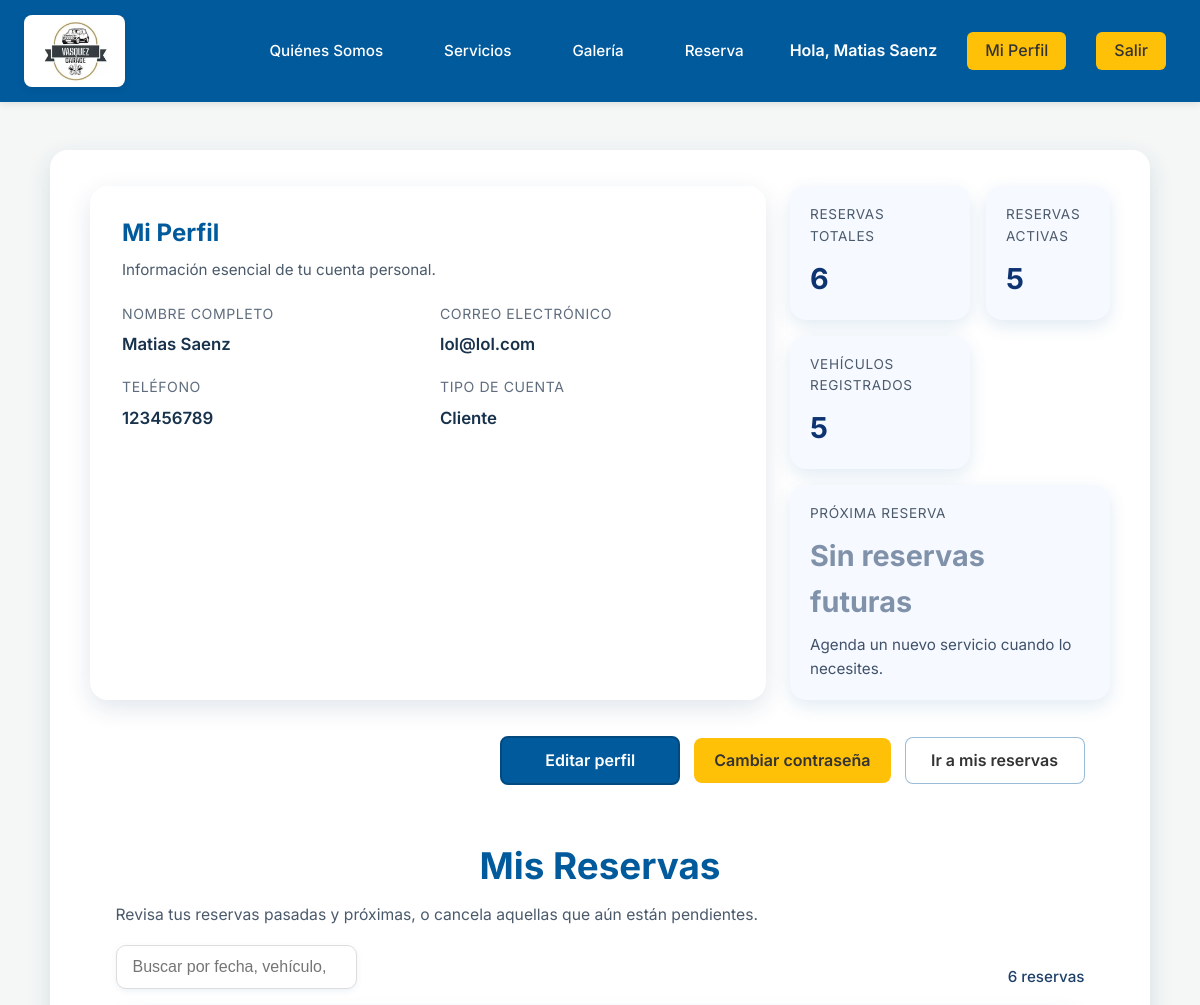
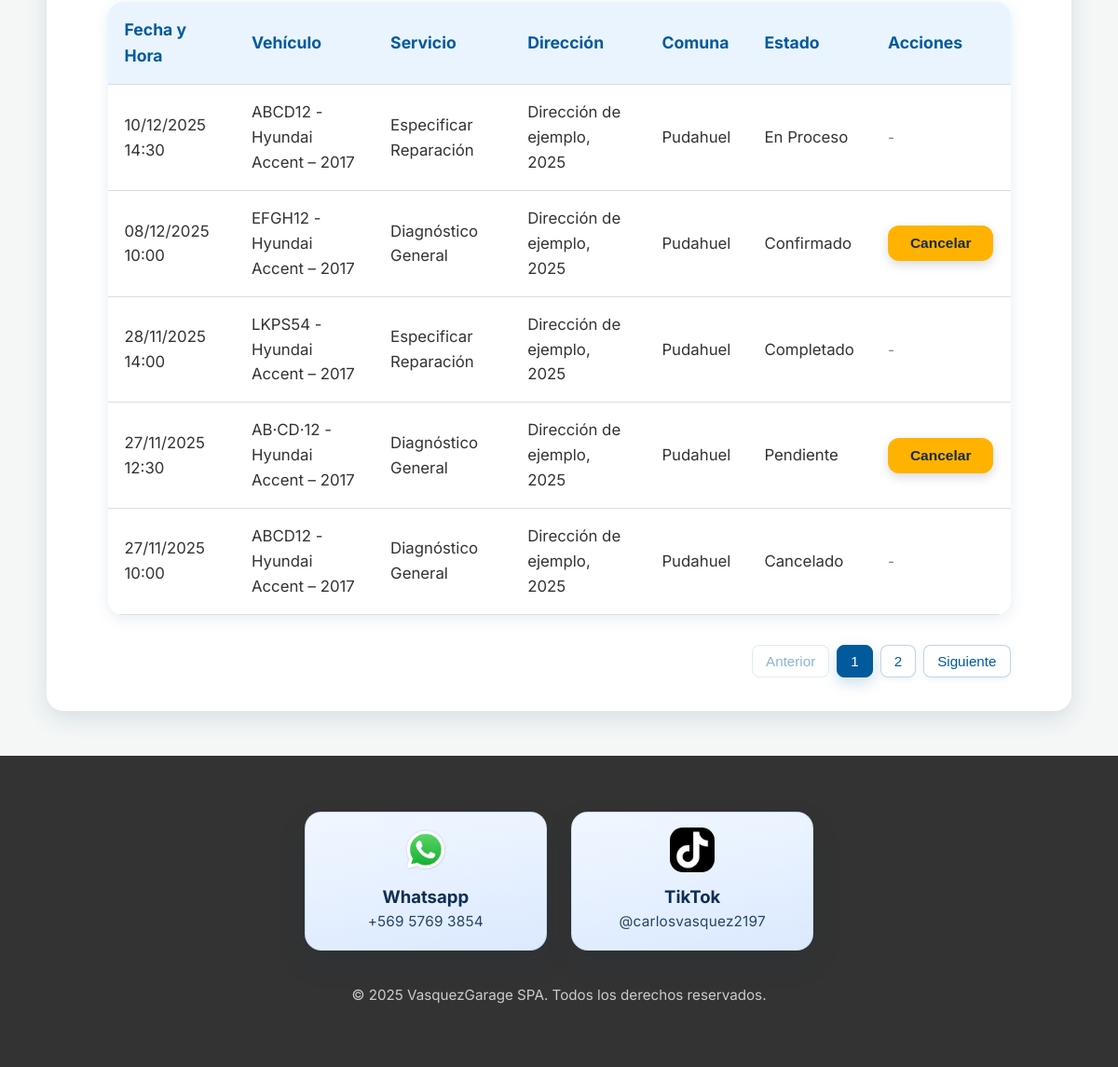
Screenshot of /perfil/ (signed in) with the database file from the repository (2 pictures, top to bottom).
### Models/models.py (models this page shows, shortened)
class Cliente(models.Model):
	cliente_id = models.AutoField(primary_key=True)
	nombre_cliente = models.CharField(max_length=100)
	apellido_cliente = models.CharField(max_length=100)
	correo_cliente = models.EmailField(unique=True)
	telefono_cliente = models.CharField(max_length=20)
	contraseña_cliente = models.CharField(max_length=128)
	es_admin = models.BooleanField(default=False)
	class Meta:
		db_table = 'CLIENTE'

class Reserva(models.Model):
	ESTADO_CHOICES = [
		('Pendiente', 'Pendiente'),
		('Confirmado', 'Confirmado'),
		('En Proceso', 'En Proceso'),
		('Completado', 'Completado'),
		('Cancelado', 'Cancelado'),
	]
	reserva_id = models.AutoField(primary_key=True)
	usuario = models.ForeignKey(Cliente, db_column='usuario_id', on_delete=models.DO_NOTHING)
	vehiculo = models.ForeignKey(Vehiculo, db_column='vehiculo_id', on_delete=models.DO_NOTHING)
	servicio = models.ForeignKey(Servicio, db_column='servicio_id', on_delete=models.DO_NOTHING)
	fecha_hora_inicio = models.DateTimeField()
	direccion_reserva = models.CharField(max_length=255, db_column='dirección_reserva')
	comuna_reserva = models.CharField(max_length=100, blank=True, null=True)
	patente = models.CharField(max_length=10, help_text="Ej: AB123CD", blank=True, null=True)
	notas_cliente = models.TextField(blank=True, null=True)
	estado_reserva = models.CharField(max_length=50, choices=ESTADO_CHOICES, default='Pendiente')
	class Meta:
		db_table = 'RESERVA'
		managed = True

class Vehiculo(models.Model):
	vehiculo_id = models.AutoField(primary_key=True)
	usuario = models.ForeignKey(Cliente, db_column='usuario_id', on_delete=models.DO_NOTHING)
	patente = models.CharField(max_length=20, unique=True)
	marca = models.CharField(max_length=50, blank=True, null=True)
	modelo = models.CharField(max_length=50, blank=True, null=True)
	año = models.IntegerField(blank=True, null=True)
	class Meta:
		db_table = 'VEHICULO'
		managed = False
	def __str__(self):
		if self.marca and self.modelo:
			return f"{self.patente} - {self.marca} {self.modelo}"
		if self.marca:
			return f"{self.patente} - {self.marca}"
		return self.patente

class Servicio(models.Model):
	CATEGORIA_CONSULTA = 'consulta'
	CATEGORIA_REPARACION = 'reparacion_especifica'
	CATEGORIA_OTROS = 'otros'
	CATEGORIA_CHOICES = [
		(CATEGORIA_CONSULTA, 'Consulta'),
		(CATEGORIA_REPARACION, 'Reparación Específica'),
		(CATEGORIA_OTROS, 'Otros (agrega detalles en comentarios)'),
	]
	servicio_id = models.AutoField(primary_key=True)
	nombre_servicio = models.CharField(max_length=100)
	descripcion_servicio = models.TextField()
	duracion_servicio = models.IntegerField()
	categoria = models.CharField(max_length=30, choices=CATEGORIA_CHOICES, default=CATEGORIA_OTROS)
	class Meta:
		db_table = 'SERVICIO'
		managed = False

### Controllers/views.py (the view)
# urls.py: path('perfil/', views.perfil_usuario, name='ver_perfil'),
def perfil_usuario(request):
    if not request.session.get('cliente_id'):
        return redirect('login')
    cliente_id = request.session['cliente_id']
    cliente = get_object_or_404(Cliente, pk=cliente_id)
    vehiculos = Vehiculo.objects.filter(usuario_id=cliente_id)
    reservas = (
        Reserva.objects.filter(usuario_id=cliente_id)
        .select_related('servicio', 'vehiculo')
        .order_by('-fecha_hora_inicio')
    )
    reservas_totales = reservas.count()
    reservas_activas = reservas.exclude(estado_reserva='Cancelado').count()
    vehiculos_totales = vehiculos.count()
    proxima_reserva = (
        reservas.exclude(estado_reserva='Cancelado')
        .filter(fecha_hora_inicio__gte=timezone.now())
        .order_by('fecha_hora_inicio')
        .first()
    )
    return render(
        request,
        'perfil_usuario.html',
        {
            'cliente': cliente,
            'reservas': reservas,
            'vehiculos': vehiculos,
            'reservas_totales': reservas_totales,
            'reservas_activas': reservas_activas,
            'vehiculos_totales': vehiculos_totales,
            'proxima_reserva': proxima_reserva,
        },
    )

### Views/templates/perfil_usuario.html (shortened to what this page needs)
{% extends 'home.html' %}
{% load static %}
{% block extra_css %}
{{ block.super }}
<link rel="stylesheet" href="{% static 'css/perfil_styles.css' %}">
{% endblock %}
{% block content %}
<div class="dashboard-layout">
    <div class="main-content">
        <section class="profile-overview">
            <div class="profile-card">
                <div class="profile-card__header">
                    <h1>Mi Perfil</h1>
                    <p class="profile-card__subtitle">Información esencial de tu cuenta personal.</p>
                </div>
                <dl class="profile-details">
                    <div class="profile-detail">
                        <dt>Nombre completo</dt>
                        <dd>{{ cliente.nombre_cliente }} {{ cliente.apellido_cliente }}</dd>
                    </div>
                    <div class="profile-detail">
                        <dt>Correo electrónico</dt>
                        <dd>{{ cliente.correo_cliente }}</dd>
                    </div>
                    <div class="profile-detail">
                        <dt>Teléfono</dt>
                        <dd>{{ cliente.telefono_cliente|default:'No registrado' }}</dd>
                    </div>
                    <div class="profile-detail">
                        <dt>Tipo de cuenta</dt>
                        <dd>{% if cliente.es_admin %}Administrador{% else %}Cliente{% endif %}</dd>
                    </div>
                </dl>
            </div>
            <div class="profile-metrics">
                <div class="profile-metric">
                    <span class="profile-metric__label">Reservas totales</span>
                    <span class="profile-metric__value">{{ reservas_totales }}</span>
                </div>
                <div class="profile-metric">
                    <span class="profile-metric__label">Reservas activas</span>
                    <span class="profile-metric__value">{{ reservas_activas }}</span>
                </div>
                <div class="profile-metric">
                    <span class="profile-metric__label">Vehículos registrados</span>
                    <span class="profile-metric__value">{{ vehiculos_totales }}</span>
                </div>
                <div class="profile-metric profile-metric--wide">
                    <span class="profile-metric__label">Próxima reserva</span>
                    {% if proxima_reserva %}
                        <span class="profile-metric__value">{{ proxima_reserva.fecha_hora_inicio|date:'d/m/Y H:i' }}</span>
                        <span class="profile-metric__hint">{{ proxima_reserva.servicio.nombre_servicio }} · {{ proxima_reserva.vehiculo }}</span>
                    {% else %}
                        <span class="profile-metric__value profile-metric__value--muted">Sin reservas futuras</span>
                        <span class="profile-metric__hint">Agenda un nuevo servicio cuando lo necesites.</span>
                    {% endif %}
                </div>
            </div>
        </section>
        <div class="profile-actions">
            <a href="{% url 'editar_perfil' %}" class="btn btn-primario profile-action__button">Editar perfil</a>
            <a href="{% url 'cambiar_contrasena' %}" class="btn btn-secundario profile-action__button">Cambiar contraseña</a>
            <a href="#misReservas" class="btn btn-secundario profile-action__button profile-action__button--outline">Ir a mis reservas</a>
        </div>
        <section id="misReservas" class="reservas-section">
            <div class="reservas-section__header">
                <h2>Mis Reservas</h2>
                <p>Revisa tus reservas pasadas y próximas, o cancela aquellas que aún están pendientes.</p>
            </div>
            <div class="reservas-toolbar">
                <div class="reservas-toolbar__search">
                    <input
                        type="search"
                        id="reservasBuscar"
                        class="reservas-buscar-input"
                        placeholder="Buscar por fecha, vehículo, servicio, dirección, comuna o estado"
                        autocomplete="off"
                    >
                </div>
                <div class="reservas-toolbar__info">
                    <span id="reservasResultado"></span>
                </div>
            </div>
            <table id="tablaReservas" class="table">
                <thead>
                    <tr>
                        <th>Fecha y Hora</th>
                        <th>Vehículo</th>
                        <th>Servicio</th>
                        <th>Dirección</th>
                        <th>Comuna</th>
                        <th>Estado</th>
                        <th>Acciones</th>
                    </tr>
                </thead>
                <tbody id="tablaReservasBody">
                    {% for reserva in reservas %}
                    <tr>
                        <td>{{ reserva.fecha_hora_inicio|date:'d/m/Y H:i' }}</td>
                        <td>{{ reserva.vehiculo }}</td>
                        <td>{{ reserva.servicio.nombre_servicio }}</td>
                        <td>{{ reserva.direccion_reserva }}</td>
                        <td>{{ reserva.comuna_reserva }}</td>
                        <td>{{ reserva.estado_reserva }}</td>
                        <td>
                            {% if reserva.estado_reserva == 'Pendiente' or reserva.estado_reserva == 'Confirmado' %}
                                <form method="POST" action="{% url 'cancelar_reserva' reserva.reserva_id %}" class="inline-form">
                                    <button type="submit" class="btn btn-secundario btn-cancelar">Cancelar</button>
                                </form>
                            {% else %}
                                <span class="estado-inactivo">-</span>
                            {% endif %}
                        </td>
                    </tr>
                    {% empty %}
                    <tr data-empty-row="true"><td colspan="7" class="tabla-empty">No tienes reservas registradas.</td></tr>
                    {% endfor %}
                </tbody>
            </table>
            <div class="reservas-pagination" id="reservasPagination"></div>
        </section>
    </div>
</div>
{% endblock %}

### Views/templates/home.html (shortened to what this page needs)
{% load static %}
<!DOCTYPE html>
<html lang="es">
<head>
    <link rel="stylesheet" href="{% static 'css/styles.css' %}">
    {% block extra_css %}
    <link rel="stylesheet" href="{% static 'css/home_only_styles.css' %}">
    {% endblock %}
</head>
<body>
    {% with request.resolver_match.url_name as current_url %}
    {% if not request.session.es_admin or current_url != 'admin_perfil' and current_url != 'admin_dashboard' and current_url != 'admin_editar_reserva' and current_url != 'admin_inventario' and current_url != 'admin_insumo_nuevo' and current_url != 'admin_insumo_editar' and current_url != 'admin_insumo_eliminar' and current_url != 'admin_usuarios' %}
    <nav class="navbar">
        <div class="navbar-container container">
            <a href="{% url 'home' %}" class="logo" style="display: flex; align-items: center; gap: 10px;">
                <img src="{% static 'images/logo.jpg' %}" alt="Logo VasquezGarage SPA" style="height: 72px; width: auto; border-radius: 8px; box-shadow: 0 2px 8px rgba(0,0,0,0.08);">
            </a>
            <div class="nav-links">
                <div style="display: flex; align-items: center; gap: 36px; flex-wrap: wrap;" class="nav-links-inner">
                    {% if request.session.es_admin %}
                        <div style="display:flex; align-items:center; gap:12px;">
                            <span style="color:#fff; font-weight:600;">Hola, {{ request.session.nombre_cliente }} {% if request.session.apellido_cliente %}{{ request.session.apellido_cliente }}{% endif %}</span>
                            <a href="{% url 'admin_perfil' %}" class="btn btn-primario" style="background:#FFC107; color:#333; border:none;">Perfil Admin</a>
                            <a href="{% url 'admin_dashboard' %}" class="btn btn-secundario" style="background:#fff; color:#005A9C;">Reservas</a>
                            <a href="{% url 'admin_inventario' %}" class="btn btn-secundario" style="background:#fff; color:#005A9C;">Inventario</a>
                            <a href="{% url 'admin_usuarios' %}" class="btn btn-secundario" style="background:#fff; color:#005A9C;">Usuarios</a>
                            <a href="{% url 'logout' %}" class="btn btn-secundario" style="margin-left: 8px;">Salir</a>
                        </div>
                    {% else %}
                        <div style="display:flex; align-items:center; gap:36px;">
                            <a href="{% url 'home' %}#quienes-somos">Quiénes Somos</a>
                            <a href="{% url 'home' %}#servicios">Servicios</a>
                            <a href="{% url 'home' %}#galeria">Galería</a>
                            <a href="{% url 'agendar_servicio' %}">Reserva</a>
                        </div>
                        {% if request.session.cliente_id %}
                            <div style="display:flex; align-items:center; gap:20px;">
                                <span style="color:#fff; font-weight:600;">Hola, {{ request.session.nombre_cliente }} {% if request.session.apellido_cliente %}{{ request.session.apellido_cliente }}{% endif %}</span>
                                <a href="{% url 'ver_perfil' %}" class="btn btn-secundario" style="margin-left:0;">Mi Perfil</a>
                                <a href="{% url 'logout' %}" class="btn btn-secundario" style="margin-left:0;">Salir</a>
                            </div>
                        {% else %}
                            <a href="{% url 'login' %}" class="btn btn-secundario">Entrar</a>
                        {% endif %}
                    {% endif %}
                </div>
            </div>
        </div>
    </nav>
    {% endif %}
    {% endwith %}
    <main>
        {% block content %}{% endblock %}
    </main>
    <footer class="footer">
        <div class="footer__content">
            <div class="footer-contacts">
                <article class="footer-contacts__card">
                    <img class="footer-contacts__icon" src="{% static 'images/logos/WhatsApp.svg.png' %}" alt="Logo WhatsApp">
                    <div>
                        <h3 class="footer-contacts__title">Whatsapp</h3>
                        <p class="footer-contacts__text">+569 5769 3854</p>
                    </div>
                </article>
                <article class="footer-contacts__card">
                    <img class="footer-contacts__icon" src="{% static 'images/logos/Tiktok_icon.svg.png' %}" alt="Logo TikTok">
                    <div>
                        <h3 class="footer-contacts__title">TikTok</h3>
                        <p class="footer-contacts__text">@carlosvasquez2197</p>
                    </div>
                </article>
            </div>
            <p class="footer__copy">&copy; {% now "Y" %} VasquezGarage SPA. Todos los derechos reservados.</p>
        </div>
    </footer>
</body>
</html>

### rows the page displays
Cliente: session.nombre_cliente "Matias", session.apellido_cliente "Saenz", nombre_cliente "Matias", apellido_cliente "Saenz", correo_cliente "lol@lol.com", telefono_cliente "123456789"
Reserva: fecha_hora_inicio "10/12/2025 14:30", vehiculo "ABCD12 - Hyundai Accent – 2017", servicio.nombre_servicio "Especificar Reparación", direccion_reserva "Dirección de ejemplo, 2025", comuna_reserva "Pudahuel", estado_reserva "En Proceso"
Reserva: fecha_hora_inicio "08/12/2025 10:00", vehiculo "EFGH12 - Hyundai Accent – 2017", servicio.nombre_servicio "Diagnóstico General", direccion_reserva "Dirección de ejemplo, 2025", comuna_reserva "Pudahuel", estado_reserva "Confirmado", shows "Cancelar"
Reserva: fecha_hora_inicio "28/11/2025 14:00", vehiculo "LKPS54 - Hyundai Accent – 2017", servicio.nombre_servicio "Especificar Reparación", direccion_reserva "Dirección de ejemplo, 2025", comuna_reserva "Pudahuel", estado_reserva "Completado"
Reserva: fecha_hora_inicio "27/11/2025 12:30", vehiculo "AB·CD·12 - Hyundai Accent – 2017", servicio.nombre_servicio "Diagnóstico General", direccion_reserva "Dirección de ejemplo, 2025", comuna_reserva "Pudahuel", estado_reserva "Pendiente", shows "Cancelar"
Reserva: fecha_hora_inicio "27/11/2025 10:00", vehiculo "ABCD12 - Hyundai Accent – 2017", servicio.nombre_servicio "Diagnóstico General", direccion_reserva "Dirección de ejemplo, 2025", comuna_reserva "Pudahuel", estado_reserva "Cancelado"

### other values shown
{{ reservas_totales }} "6"
{{ reservas_activas }} "5"
{{ vehiculos_totales }} "5"
